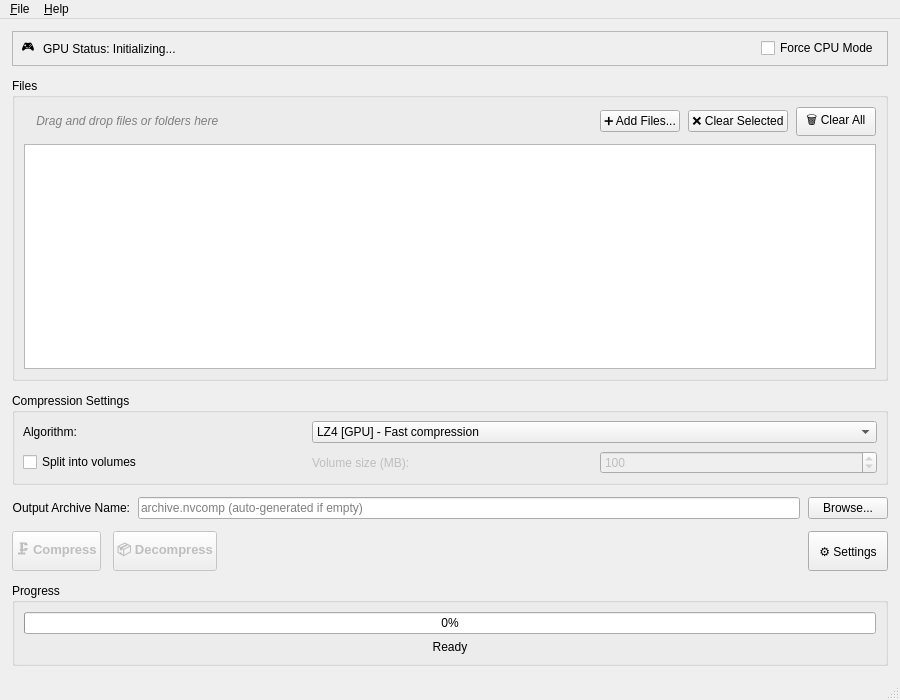
<?xml version="1.0" encoding="UTF-8"?>
<ui version="4.0">
 <class>MainWindow</class>
 <widget class="QMainWindow" name="MainWindow">
  <property name="geometry">
   <rect>
    <x>0</x>
    <y>0</y>
    <width>900</width>
    <height>700</height>
   </rect>
  </property>
  <property name="windowTitle">
   <string>nvCOMP - GPU Accelerated Compression</string>
  </property>
  <property name="windowIcon">
   <iconset resource="../resources/nvcomp.qrc">
    <normaloff>:/icons/nvcomp.png</normaloff>:/icons/nvcomp.png</iconset>
  </property>
  <widget class="QWidget" name="centralwidget">
   <layout class="QVBoxLayout" name="mainLayout">
    <property name="spacing">
     <number>12</number>
    </property>
    <property name="leftMargin">
     <number>12</number>
    </property>
    <property name="topMargin">
     <number>12</number>
    </property>
    <property name="rightMargin">
     <number>12</number>
    </property>
    <property name="bottomMargin">
     <number>12</number>
    </property>
    <item>
     <!-- GPU Status Bar -->
     <widget class="QFrame" name="gpuStatusFrame">
      <property name="frameShape">
       <enum>QFrame::StyledPanel</enum>
      </property>
      <property name="frameShadow">
       <enum>QFrame::Raised</enum>
      </property>
      <layout class="QHBoxLayout" name="gpuStatusLayout">
       <property name="spacing">
        <number>8</number>
       </property>
       <property name="leftMargin">
        <number>8</number>
       </property>
       <property name="topMargin">
        <number>6</number>
       </property>
       <property name="rightMargin">
        <number>8</number>
       </property>
       <property name="bottomMargin">
        <number>6</number>
       </property>
       <item>
        <widget class="QLabel" name="labelGpuIcon">
         <property name="text">
          <string>🎮</string>
         </property>
         <property name="alignment">
          <set>Qt::AlignCenter</set>
         </property>
        </widget>
       </item>
       <item>
        <widget class="QLabel" name="labelGpuStatus">
         <property name="text">
          <string>GPU Status: Initializing...</string>
         </property>
        </widget>
       </item>
       <item>
        <spacer name="gpuStatusSpacer">
         <property name="orientation">
          <enum>Qt::Horizontal</enum>
         </property>
         <property name="sizeHint" stdset="0">
          <size>
           <width>40</width>
           <height>20</height>
          </size>
         </property>
        </spacer>
       </item>
       <item>
        <widget name="checkBoxCpuMode" class="QCheckBox">
         <property name="text">
          <string>Force CPU Mode</string>
         </property>
         <property name="toolTip">
          <string>Use CPU-only compression (slower but works without GPU)</string>
         </property>
        </widget>
       </item>
      </layout>
     </widget>
    </item>
    <item>
     <!-- Input/Output Selection Group -->
     <widget class="QGroupBox" name="groupBoxFiles">
      <property name="title">
       <string>Files</string>
      </property>
      <layout class="QVBoxLayout" name="filesLayout">
       <property name="spacing">
        <number>8</number>
       </property>
       <item>
        <layout class="QHBoxLayout" name="fileHeaderLayout">
         <property name="spacing">
          <number>8</number>
         </property>
         <item>
          <widget class="QLabel" name="labelDropHint">
           <property name="text">
            <string>&lt;html&gt;&lt;head/&gt;&lt;body&gt;&lt;p&gt;&lt;span style=&quot; font-style:italic; color:#808080;&quot;&gt;📁 Drag and drop files or folders here&lt;/span&gt;&lt;/p&gt;&lt;/body&gt;&lt;/html&gt;</string>
           </property>
           <property name="alignment">
            <set>Qt::AlignLeft|Qt::AlignVCenter</set>
           </property>
          </widget>
         </item>
         <item>
          <spacer name="headerSpacer">
           <property name="orientation">
            <enum>Qt::Horizontal</enum>
           </property>
           <property name="sizeHint" stdset="0">
            <size>
             <width>40</width>
             <height>20</height>
            </size>
           </property>
          </spacer>
         </item>
         <item>
          <widget class="QPushButton" name="buttonAddFiles">
           <property name="text">
            <string>➕ Add Files...</string>
           </property>
           <property name="toolTip">
            <string>Add files or folders to process (Ctrl+O)</string>
           </property>
          </widget>
         </item>
         <item>
          <widget class="QPushButton" name="buttonClearSelected">
           <property name="text">
            <string>❌ Clear Selected</string>
           </property>
           <property name="toolTip">
            <string>Remove selected files from the list</string>
           </property>
          </widget>
         </item>
         <item>
          <widget class="QPushButton" name="buttonClearFiles">
           <property name="text">
            <string>🗑️ Clear All</string>
           </property>
           <property name="toolTip">
            <string>Remove all files from the list</string>
           </property>
          </widget>
         </item>
        </layout>
       </item>
       <item>
        <widget class="QListWidget" name="listWidgetFiles">
         <property name="minimumSize">
          <size>
           <width>0</width>
           <height>200</height>
          </size>
         </property>
         <property name="alternatingRowColors">
          <bool>true</bool>
         </property>
         <property name="selectionMode">
          <enum>QAbstractItemView::ExtendedSelection</enum>
         </property>
        </widget>
       </item>
      </layout>
     </widget>
    </item>
    <item>
     <!-- Algorithm and Options Group -->
     <widget class="QGroupBox" name="groupBoxAlgorithm">
      <property name="title">
       <string>Compression Settings</string>
      </property>
      <layout class="QGridLayout" name="algorithmLayout">
       <property name="leftMargin">
        <number>8</number>
       </property>
       <property name="topMargin">
        <number>8</number>
       </property>
       <property name="rightMargin">
        <number>8</number>
       </property>
       <property name="bottomMargin">
        <number>8</number>
       </property>
       <property name="horizontalSpacing">
        <number>12</number>
       </property>
       <property name="verticalSpacing">
        <number>8</number>
       </property>
       <item row="0" column="0">
        <widget class="QLabel" name="labelAlgorithm">
         <property name="text">
          <string>Algorithm:</string>
         </property>
        </widget>
       </item>
       <item row="0" column="1" colspan="2">
        <widget class="QComboBox" name="comboBoxAlgorithm">
         <property name="toolTip">
          <string>Select compression algorithm</string>
         </property>
         <item>
          <property name="text">
           <string>LZ4 [GPU] - Fast compression</string>
          </property>
         </item>
         <item>
          <property name="text">
           <string>Snappy [GPU] - Very fast compression</string>
          </property>
         </item>
         <item>
          <property name="text">
           <string>Zstd [GPU/CPU] - Best compression</string>
          </property>
         </item>
         <item>
          <property name="text">
           <string>GDeflate [GPU] - GPU-optimized DEFLATE</string>
          </property>
         </item>
         <item>
          <property name="text">
           <string>ANS [GPU] - Asymmetric Numeral Systems</string>
          </property>
         </item>
         <item>
          <property name="text">
           <string>Bitcomp [GPU] - Lossless numerical</string>
          </property>
         </item>
        </widget>
       </item>
       <item row="1" column="0">
        <widget name="checkBoxVolumes" class="QCheckBox">
         <property name="text">
          <string>Split into volumes</string>
         </property>
         <property name="toolTip">
          <string>Split large files into smaller chunks for processing</string>
         </property>
        </widget>
       </item>
       <item row="1" column="1">
        <widget class="QLabel" name="labelVolumeSize">
         <property name="text">
          <string>Volume size (MB):</string>
         </property>
         <property name="enabled">
          <bool>false</bool>
         </property>
        </widget>
       </item>
       <item row="1" column="2">
        <widget class="QSpinBox" name="spinBoxVolumeSize">
         <property name="enabled">
          <bool>false</bool>
         </property>
         <property name="minimum">
          <number>1</number>
         </property>
         <property name="maximum">
          <number>10000</number>
         </property>
         <property name="value">
          <number>100</number>
         </property>
         <property name="toolTip">
          <string>Size of each volume in megabytes</string>
         </property>
        </widget>
       </item>
      </layout>
     </widget>
    </item>
    <item>
     <!-- Output Archive Name -->
     <layout class="QHBoxLayout" name="outputArchiveLayout">
      <property name="spacing">
       <number>8</number>
      </property>
      <item>
       <widget class="QLabel" name="labelOutputArchive">
        <property name="text">
         <string>Output Archive Name:</string>
        </property>
        <property name="alignment">
         <set>Qt::AlignRight|Qt::AlignVCenter</set>
        </property>
       </widget>
      </item>
      <item>
       <widget class="QLineEdit" name="lineEditOutputArchive">
        <property name="placeholderText">
         <string>archive.nvcomp (auto-generated if empty)</string>
        </property>
        <property name="toolTip">
         <string>Name for the output compressed archive. Leave empty for auto-generated name.</string>
        </property>
       </widget>
      </item>
      <item>
       <widget class="QPushButton" name="buttonBrowseOutput">
        <property name="text">
         <string>Browse...</string>
        </property>
        <property name="toolTip">
         <string>Choose output location and filename</string>
        </property>
        <property name="maximumSize">
         <size>
          <width>100</width>
          <height>16777215</height>
         </size>
        </property>
       </widget>
      </item>
     </layout>
    </item>
    <item>
     <!-- Action Buttons -->
     <layout class="QHBoxLayout" name="actionButtonsLayout">
      <property name="spacing">
       <number>12</number>
      </property>
      <item>
       <widget class="QPushButton" name="buttonCompress">
        <property name="minimumSize">
         <size>
          <width>0</width>
          <height>40</height>
         </size>
        </property>
        <property name="font">
         <font>
          <pointsize>10</pointsize>
          <weight>75</weight>
          <bold>true</bold>
         </font>
        </property>
        <property name="text">
         <string>🗜️ Compress</string>
        </property>
        <property name="toolTip">
         <string>Compress selected files</string>
        </property>
        <property name="enabled">
         <bool>false</bool>
        </property>
       </widget>
      </item>
      <item>
       <widget class="QPushButton" name="buttonDecompress">
        <property name="minimumSize">
         <size>
          <width>0</width>
          <height>40</height>
         </size>
        </property>
        <property name="font">
         <font>
          <pointsize>10</pointsize>
          <weight>75</weight>
          <bold>true</bold>
         </font>
        </property>
        <property name="text">
         <string>📦 Decompress</string>
        </property>
        <property name="toolTip">
         <string>Decompress selected files</string>
        </property>
        <property name="enabled">
         <bool>false</bool>
        </property>
       </widget>
      </item>
      <item>
       <spacer name="actionButtonsSpacer">
        <property name="orientation">
         <enum>Qt::Horizontal</enum>
        </property>
        <property name="sizeHint" stdset="0">
         <size>
          <width>40</width>
          <height>20</height>
         </size>
        </property>
       </spacer>
      </item>
      <item>
       <widget class="QPushButton" name="buttonSettings">
        <property name="minimumSize">
         <size>
          <width>0</width>
          <height>40</height>
         </size>
        </property>
        <property name="text">
         <string>⚙️ Settings</string>
        </property>
        <property name="toolTip">
         <string>Open settings dialog</string>
        </property>
       </widget>
      </item>
     </layout>
    </item>
    <item>
     <!-- Progress Group -->
     <widget class="QGroupBox" name="groupBoxProgress">
      <property name="title">
       <string>Progress</string>
      </property>
      <layout class="QVBoxLayout" name="progressLayout">
       <property name="spacing">
        <number>6</number>
       </property>
       <item>
        <widget class="QProgressBar" name="progressBar">
         <property name="value">
          <number>0</number>
         </property>
         <property name="textVisible">
          <bool>true</bool>
         </property>
        </widget>
       </item>
       <item>
        <widget class="QLabel" name="labelStatus">
         <property name="text">
          <string>Ready</string>
         </property>
         <property name="alignment">
          <set>Qt::AlignCenter</set>
         </property>
        </widget>
       </item>
      </layout>
     </widget>
    </item>
   </layout>
  </widget>
  <widget class="QMenuBar" name="menubar">
   <property name="geometry">
    <rect>
     <x>0</x>
     <y>0</y>
     <width>900</width>
     <height>22</height>
    </rect>
   </property>
   <widget class="QMenu" name="menuFile">
    <property name="title">
     <string>&amp;File</string>
    </property>
    <addaction name="actionAddFiles"/>
    <addaction name="separator"/>
    <addaction name="actionExit"/>
   </widget>
   <widget class="QMenu" name="menuHelp">
    <property name="title">
     <string>&amp;Help</string>
    </property>
    <addaction name="actionAbout"/>
   </widget>
   <addaction name="menuFile"/>
   <addaction name="menuHelp"/>
  </widget>
  <widget class="QStatusBar" name="statusbar"/>
  <action name="actionExit">
   <property name="text">
    <string>E&amp;xit</string>
   </property>
   <property name="shortcut">
    <string>Ctrl+Q</string>
   </property>
  </action>
  <action name="actionAbout">
   <property name="text">
    <string>&amp;About</string>
   </property>
   <property name="shortcut">
    <string>F1</string>
   </property>
  </action>
  <action name="actionAddFiles">
   <property name="text">
    <string>Add Files or &amp;Folders...</string>
   </property>
   <property name="shortcut">
    <string>Ctrl+O</string>
   </property>
  </action>
 </widget>
 <resources>
  <include location="../resources/nvcomp.qrc"/>
 </resources>
 <connections>
  <connection>
   <sender>checkBoxVolumes</sender>
   <signal>toggled(bool)</signal>
   <receiver>labelVolumeSize</receiver>
   <slot>setEnabled(bool)</slot>
   <hints>
    <hint type="sourcelabel">
     <x>100</x>
     <y>400</y>
    </hint>
    <hint type="destinationlabel">
     <x>300</x>
     <y>400</y>
    </hint>
   </hints>
  </connection>
  <connection>
   <sender>checkBoxVolumes</sender>
   <signal>toggled(bool)</signal>
   <receiver>spinBoxVolumeSize</receiver>
   <slot>setEnabled(bool)</slot>
   <hints>
    <hint type="sourcelabel">
     <x>100</x>
     <y>400</y>
    </hint>
    <hint type="destinationlabel">
     <x>500</x>
     <y>400</y>
    </hint>
   </hints>
  </connection>
 </connections>
</ui>
